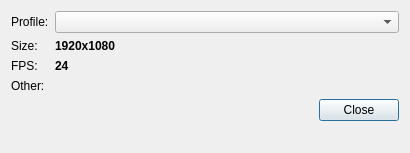
<?xml version="1.0" encoding="UTF-8"?>
<ui version="4.0">
 <class>Dialog</class>
 <widget class="QDialog" name="Dialog">
  <property name="geometry">
   <rect>
    <x>0</x>
    <y>0</y>
    <width>410</width>
    <height>153</height>
   </rect>
  </property>
  <property name="windowTitle">
   <string>Choose Profile</string>
  </property>
  <layout class="QFormLayout" name="formLayout">
   <item row="1" column="0">
    <widget class="QLabel" name="label">
     <property name="text">
      <string>Profile:</string>
     </property>
    </widget>
   </item>
   <item row="1" column="1">
    <widget class="QComboBox" name="cboProfile"/>
   </item>
   <item row="2" column="0">
    <widget class="QLabel" name="label_2">
     <property name="text">
      <string>Size:</string>
     </property>
    </widget>
   </item>
   <item row="5" column="1">
    <widget class="QDialogButtonBox" name="buttonBox">
     <property name="orientation">
      <enum>Qt::Horizontal</enum>
     </property>
     <property name="standardButtons">
      <set>QDialogButtonBox::Close</set>
     </property>
    </widget>
   </item>
   <item row="2" column="1">
    <widget class="QLabel" name="lblSize">
     <property name="styleSheet">
      <string notr="true">font-weight:bold;</string>
     </property>
     <property name="text">
      <string>1920x1080</string>
     </property>
    </widget>
   </item>
   <item row="3" column="1">
    <widget class="QLabel" name="lblFPS">
     <property name="styleSheet">
      <string notr="true">font-weight:bold;</string>
     </property>
     <property name="text">
      <string>24</string>
     </property>
    </widget>
   </item>
   <item row="3" column="0">
    <widget class="QLabel" name="label_3">
     <property name="text">
      <string>FPS:</string>
     </property>
    </widget>
   </item>
   <item row="4" column="1">
    <widget class="QLabel" name="lblOther">
     <property name="styleSheet">
      <string notr="true">font-weight:bold;</string>
     </property>
     <property name="text">
      <string/>
     </property>
    </widget>
   </item>
   <item row="4" column="0">
    <widget class="QLabel" name="label_6">
     <property name="text">
      <string>Other:</string>
     </property>
    </widget>
   </item>
  </layout>
 </widget>
 <resources/>
 <connections>
  <connection>
   <sender>buttonBox</sender>
   <signal>accepted()</signal>
   <receiver>Dialog</receiver>
   <slot>accept()</slot>
   <hints>
    <hint type="sourcelabel">
     <x>248</x>
     <y>254</y>
    </hint>
    <hint type="destinationlabel">
     <x>157</x>
     <y>274</y>
    </hint>
   </hints>
  </connection>
  <connection>
   <sender>buttonBox</sender>
   <signal>rejected()</signal>
   <receiver>Dialog</receiver>
   <slot>reject()</slot>
   <hints>
    <hint type="sourcelabel">
     <x>316</x>
     <y>260</y>
    </hint>
    <hint type="destinationlabel">
     <x>286</x>
     <y>274</y>
    </hint>
   </hints>
  </connection>
 </connections>
</ui>
